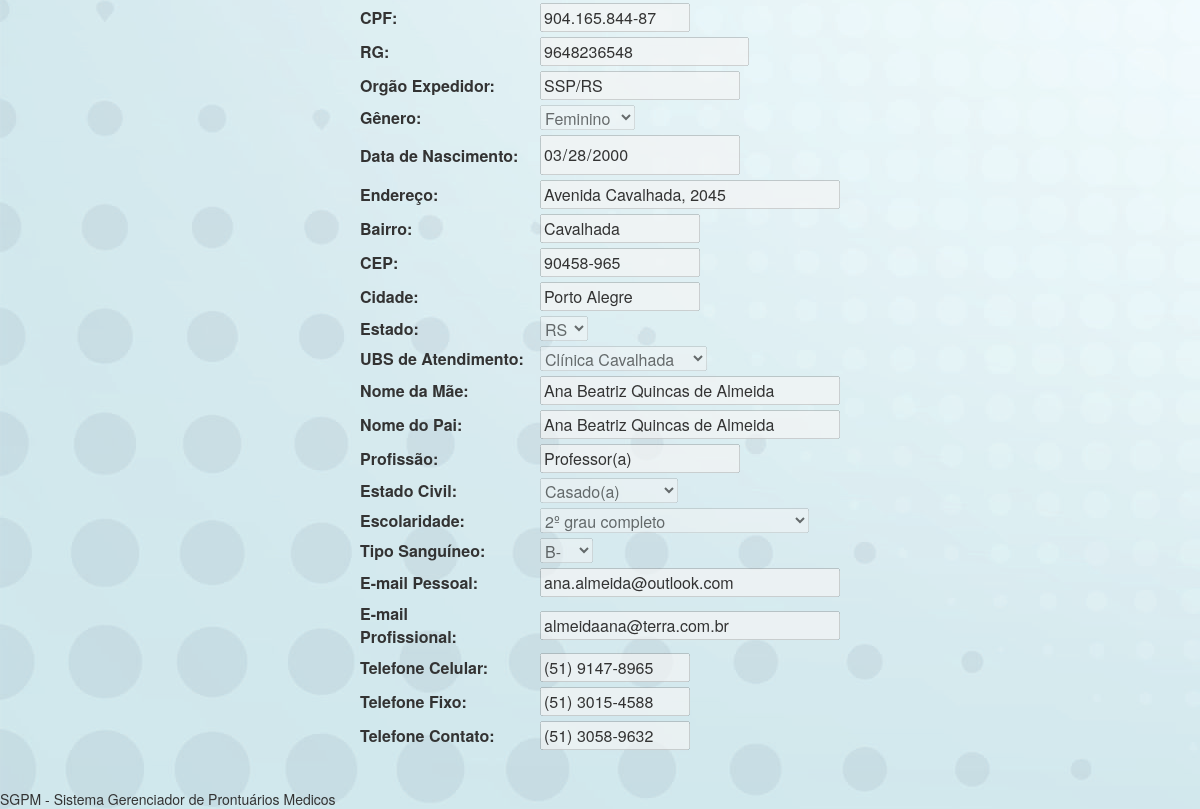
Page /formPaciente.php?id=121&detalhes=1 (signed in, lower part) on the earlier database version.
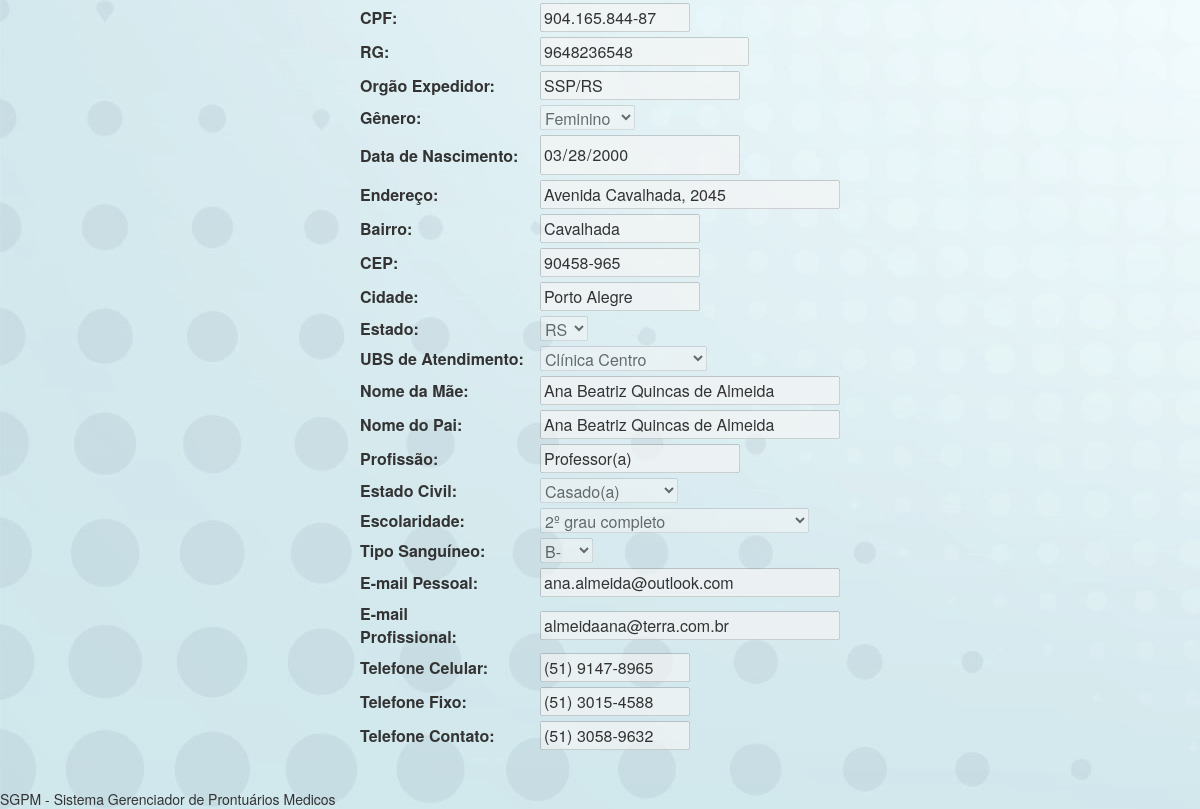
Same page on the later database version.
### tables this page shows
CREATE TABLE IF NOT EXISTS `paciente` (
  `id_paciente` int(4) NOT NULL AUTO_INCREMENT,
  `nome_paciente` varchar(50) NOT NULL,
  `cpf` varchar(14) NOT NULL,
  `rg` varchar(50) NOT NULL,
  `org_exp` varchar(30) NOT NULL,
  `data_nasc` date NOT NULL,
  `endereco` varchar(50) NOT NULL,
  `bairro` varchar(30) NOT NULL,
  `cep` varchar(50) NOT NULL,
  `cidade` varchar(30) NOT NULL,
  `nome_mae` varchar(50) NOT NULL,
  `nome_pai` varchar(50) NOT NULL,
  `profissao` varchar(30) NOT NULL,
  `email_pessoal` varchar(50) NOT NULL,
  `email_prof` varchar(50) NOT NULL,
  `tel_cel` varchar(30) NOT NULL,
  `tel_fixo` varchar(30) NOT NULL,
  `tel_contato` varchar(30) NOT NULL,
  `id_genero` int(15) NOT NULL,
  `id_estado` int(15) NOT NULL,
  `id_ubs` int(15) NOT NULL,
  `id_estado_civil` int(15) NOT NULL,
  `id_escolaridade` int(15) NOT NULL,
  `id_tipo_sanguineo` int(15) NOT NULL,
  PRIMARY KEY (`id_paciente`),
  UNIQUE KEY `cpf` (`cpf`),
  UNIQUE KEY `rg` (`rg`),
  KEY `id_paciente` (`id_paciente`),
  KEY `id_tipo_sanguineo` (`id_tipo_sanguineo`),
  KEY `id_genero` (`id_genero`),
  KEY `id_estado` (`id_estado`),
  KEY `id_ubs` (`id_ubs`),
  KEY `id_estado_civil` (`id_estado_civil`),
  KEY `id_escolaridade` (`id_escolaridade`)
);

CREATE TABLE IF NOT EXISTS `ubs` (
  `id_ubs` int(5) NOT NULL AUTO_INCREMENT,
  `ubs_atendimento` varchar(50) NOT NULL,
  `endereco` varchar(50) DEFAULT NULL,
  `telefone` int(10) DEFAULT NULL,
  `data_insercao` date DEFAULT NULL,
  `data_alteracao` date DEFAULT NULL,
  `data_desativacao` date DEFAULT NULL,
  PRIMARY KEY (`id_ubs`),
  UNIQUE KEY `id_ubs` (`id_ubs`)
);

CREATE TABLE IF NOT EXISTS `genero` (
  `id_genero` int(15) NOT NULL AUTO_INCREMENT,
  `nome_genero` varchar(10) NOT NULL,
  PRIMARY KEY (`id_genero`)
);

CREATE TABLE IF NOT EXISTS `estado` (
  `id_estado` int(15) NOT NULL AUTO_INCREMENT,
  `sigla_estado` varchar(50) NOT NULL DEFAULT '0',
  `estado` varchar(50) DEFAULT NULL,
  KEY `id_estado` (`id_estado`)
);

CREATE TABLE IF NOT EXISTS `estado_civil` (
  `id_estado_civil` int(15) NOT NULL AUTO_INCREMENT,
  `estado_civil` varchar(50) NOT NULL,
  KEY `id_estado_civil` (`id_estado_civil`)
);

CREATE TABLE IF NOT EXISTS `escolaridade` (
  `id_escolaridade` int(11) NOT NULL AUTO_INCREMENT,
  `escolaridade` varchar(50) DEFAULT '0',
  KEY `id_escolaridade` (`id_escolaridade`)
);

CREATE TABLE IF NOT EXISTS `tipo_sanguineo` (
  `id_tipo_sanguineo` int(15) NOT NULL AUTO_INCREMENT,
  `tipo_sanguineo` varchar(50) DEFAULT NULL,
  KEY `id_tipo_sanguineo` (`id_tipo_sanguineo`)
);

### formPaciente.php (the view, shortened to what the changed rows need)
<?php include ('includes/cabecalho.php')?>
<?php include ('includes/menuBack.php')?>
<?php
if (isset ( $_GET ['id'] )) {
	$con = mysqli_connect ( "localhost", "root", "", "sgpm" );
	mysqli_set_charset ( $con, "utf8" );
	$query = mysqli_query ( $con, "SELECT * FROM paciente WHERE id_paciente = {$_GET['id']} " );
	$dadosPaciente = mysqli_fetch_array ( $query );
}
$con = mysqli_connect ( "localhost", "root", "", "sgpm" );
mysqli_set_charset ( $con, "utf8" );
$queryGenero = mysqli_query ( $con, "SELECT * FROM genero" );
$queryUBS = mysqli_query ( $con, "SELECT * FROM ubs" );
$queryEstadoCivil = mysqli_query ( $con, "SELECT * FROM estado_civil" );
$queryEscolaridade = mysqli_query ( $con, "SELECT * FROM escolaridade" );
$queryTipoSanguineo = mysqli_query ( $con, "SELECT * FROM tipo_sanguineo" );
$queryEstado = mysqli_query ( $con, "select * from estado order by sigla_estado asc" );
?>
<div class="divTudoFormPaciente">
	<center>
		<div id="formAlteraPaciente">
			<div class="content-dataTable" style="width: 40%; margin: 0 auto">
				<form method="POST">
					<table width="100%">
						<tr>
							<td><input style="width: 150px; margin-bottom: 5px;" type="text"
								name="cpf" class="cpf" id="cpf" maxlength="11"
								value="<?php
								if (isset ( $dadosPaciente ['cpf'] )) {
									echo $dadosPaciente ['cpf'];
								}
								?>" /></td>
						</tr>
						<tr>
							<td><input style="margin-bottom: 5px;" ; type="text" name="rg"
								id="rg" maxlength="10"
								value="<?php
								if (isset ( $dadosPaciente ['rg'] )) {
									echo $dadosPaciente ['rg'];
								}
								?>" /></td>
						</tr>
						<tr>
							<td><input style="width: 200px; margin-bottom: 5px;" type="text"
								name="org_exp" id="org_exp" maxlength="30"
								value="<?php
								if (isset ( $dadosPaciente ['org_exp'] )) {
									echo $dadosPaciente ['org_exp'];
								}
								?>" /></td>
						</tr>
						<tr>
							<td><select name="id_genero" id="id_genero"
								style="margin-bottom: 5px;">
										<?php while ($linhaGenero = mysqli_fetch_array($queryGenero)): ?>
									<option
										<?php if (isset($dadosPaciente['id_genero']) && $dadosPaciente['id_genero'] == $linhaGenero['id_genero']) : ?>
										selected <?php endif; ?>
										value="<?php echo $linhaGenero['id_genero']; ?>"><?php echo $linhaGenero['nome_genero']; ?></option>
                                                            <?php endwhile; ?></select></td>
						</tr>
						<tr>
							<td><input style="width: 200px; margin-bottom: 5px;" type="date"
								name="data_nasc" id="data_nasc" maxlength="10"
								value="<?php
								if (isset ( $dadosPaciente ['data_nasc'] )) {
									echo $dadosPaciente ['data_nasc'];
								}
								?>" /></td>
						</tr>
						<tr>
							<td><input style="width: 300px; margin-bottom: 5px;" type="text"
								name="endereco" id="endereco" maxlength="100"
								value="<?php
								if (isset ( $dadosPaciente ['endereco'] )) {
									echo $dadosPaciente ['endereco'];
								}
								?>" /></td>
						</tr>
						<tr>
							<td><input style="width: 160px; margin-bottom: 5px;" type="text"
								name="bairro" id="bairro" maxlength="30"
								value="<?php
								if (isset ( $dadosPaciente ['bairro'] )) {
									echo $dadosPaciente ['bairro'];
								}
								?>" /></td>
						</tr>
						<tr>
							<td><input style="width: 160px; margin-bottom: 5px;" type="text"
								name="cep" class="cep" id="cep" maxlength="9"
								value="<?php
								if (isset ( $dadosPaciente ['cep'] )) {
									echo $dadosPaciente ['cep'];
								}
								?>" /></td>
						</tr>
						<tr>
							<td><input style="width: 160px; margin-bottom: 5px;" type="text"
								name="cidade" id="cidade" maxlength="30"
								value="<?php
								if (isset ( $dadosPaciente ['cidade'] )) {
									echo $dadosPaciente ['cidade'];
								}
								?>" /></td>
						</tr>
						<tr>
							<td><select name="id_estado" id="id_estado"
								style="margin-bottom: 5px;">
                                                            <?php while ($linhaEstado = mysqli_fetch_array($queryEstado)): ?>
                                                                <option
										<?php if (isset($dadosPaciente['id_estado']) && $dadosPaciente['id_estado'] == $linhaEstado['id_estado']) : ?>
										selected <?php endif; ?>
										value="<?php echo $linhaEstado['id_estado']; ?>"><?php echo $linhaEstado['sigla_estado']; ?></option>
                                                            <?php endwhile; ?></select></td>
						</tr>
						<tr>
							<td><select name="id_ubs" id="id_ubs" style="margin-bottom: 5px;">
                                                            <?php while ($linhaUBS = mysqli_fetch_array($queryUBS)): ?>
                                                                <option
										<?php if (isset($dadosPaciente['id_ubs']) && $dadosPaciente['id_ubs'] == $linhaUBS['id_ubs']) : ?>
										selected <?php endif; ?>
										value="<?php echo $linhaUBS['id_ubs']; ?>"><?php echo $linhaUBS['ubs_atendimento']; ?></option>
                                                            <?php endwhile; ?></select></td>
						</tr>
						<tr>
							<td><input style="width: 300px; margin-bottom: 5px;" type="text"
								name="nome_mae" id="nome_mae" maxlength="50"
								value="<?php
								if (isset ( $dadosPaciente ['nome_mae'] )) {
									echo $dadosPaciente ['nome_mae'];
								}
								?>" /></td>
						</tr>
						<tr>
							<td><input style="width: 300px; margin-bottom: 5px;" type="text"
								name="nome_pai" id="nome_pai" maxlength="50"
								value="<?php
								if (isset ( $dadosPaciente ['nome_pai'] )) {
									echo $dadosPaciente ['nome_pai'];
								}
								?>" /></td>
						</tr>
						<tr>
							<td><input style="width: 200px; margin-bottom: 5px;" type="text"
								name="profissao" id="profissao" maxlength="50"
								value="<?php
								if (isset ( $dadosPaciente ['profissao'] )) {
									echo $dadosPaciente ['profissao'];
								}
								?>" /></td>
						</tr>
						<tr>
							<td><select name="id_estado_civil" id="id_estado_civil"
								style="margin-bottom: 5px;">
                                                            <?php while ($linhaEstadoCivil = mysqli_fetch_array($queryEstadoCivil)): ?>
                                                                <option
										<?php if (isset($dadosPaciente['id_estado_civil']) && $dadosPaciente['id_estado_civil'] == $linhaEstadoCivil['id_estado_civil']) : ?>
										selected <?php endif; ?>
										value="<?php echo $linhaEstadoCivil['id_estado_civil']; ?>"><?php echo $linhaEstadoCivil['estado_civil']; ?></option>
                                                            <?php endwhile; ?></select></td>
						</tr>
						<tr>
							<td><select name="id_escolaridade" id="id_escolaridade"
								style="margin-bottom: 5px;">
                                                            <?php while ($linhaEscolaridade = mysqli_fetch_array($queryEscolaridade)): ?>
                                                                <option
										<?php if (isset($dadosPaciente['id_escolaridade']) && $dadosPaciente['id_escolaridade'] == $linhaEscolaridade['id_escolaridade']) : ?>
										selected <?php endif; ?>
										value="<?php echo $linhaEscolaridade['id_escolaridade']; ?>"><?php echo $linhaEscolaridade['escolaridade']; ?></option>
                                                            <?php endwhile; ?></select></td>
						</tr>
						<tr>
							<td><select name="id_tipo_sanguineo" id="id_tipo_sanguineo"
								style="margin-bottom: 5px;">
                                                            <?php while ($linhaTipoSanguineo = mysqli_fetch_array($queryTipoSanguineo)): ?>
                                                                <option
										<?php if (isset($dadosPaciente['id_tipo_sanguineo']) && $dadosPaciente['id_tipo_sanguineo'] == $linhaTipoSanguineo['id_tipo_sanguineo']) : ?>
										selected <?php endif; ?>
										value="<?php echo $linhaTipoSanguineo['id_tipo_sanguineo']; ?>"><?php echo $linhaTipoSanguineo['tipo_sanguineo']; ?></option>
                                                            <?php endwhile; ?></select></td>
						</tr>
						<tr>
							<td><input style="width: 300px; margin-bottom: 5px;" type="text"
								name="email_pessoal" id="email_pessoal" maxlength="50"
								value="<?php
								if (isset ( $dadosPaciente ['email_pessoal'] )) {
									echo $dadosPaciente ['email_pessoal'];
								}
								?>" /></td>
						</tr>
						<tr>
							<td><input style="width: 300px; margin-bottom: 5px;" type="text"
								name="email_prof" id="email_pessoal" maxlength="50"
								value="<?php
								if (isset ( $dadosPaciente ['email_prof'] )) {
									echo $dadosPaciente ['email_prof'];
								}
								?>" /></td>
						</tr>
						<tr>
							<td><input style="width: 150px; margin-bottom: 5px;" type="text"
								name="tel_cel" class="telefone" id="tel_cel" maxlength="15"
								value="<?php
								if (isset ( $dadosPaciente ['tel_cel'] )) {
									echo $dadosPaciente ['tel_cel'];
								}
								?>" /></td>
						</tr>
						<tr>
							<td><input style="width: 150px; margin-bottom: 5px;" type="text"
								name="tel_fixo" class="telefone" id="tel_cel" maxlength="15"
								value="<?php
								if (isset ( $dadosPaciente ['tel_fixo'] )) {
									echo $dadosPaciente ['tel_fixo'];
								}
								?>" /></td>
						</tr>
						<tr>
							<td><input style="width: 150px; margin-bottom: 5px;" type="text"
								name="tel_contato" class="telefone" id="tel_contato"
								maxlength="15"
								value="<?php
								if (isset ( $dadosPaciente ['tel_contato'] )) {
									echo $dadosPaciente ['tel_contato'];
								}
								?>" /></td>
						</tr>
					</table>
					<br>
				</form>
			</div>
		</div>
	</center>
</div>
<?php include ('includes/rodape.php')?>

Differences in the rows shown:
changed paciente "SSP/RS": id_ubs "Clínica Cavalhada" → "Clínica Centro"
